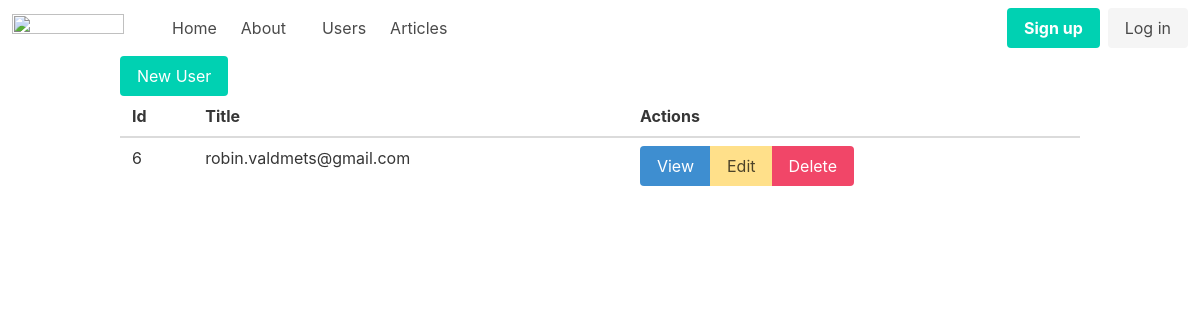
Before: /admin/users with the older database file.
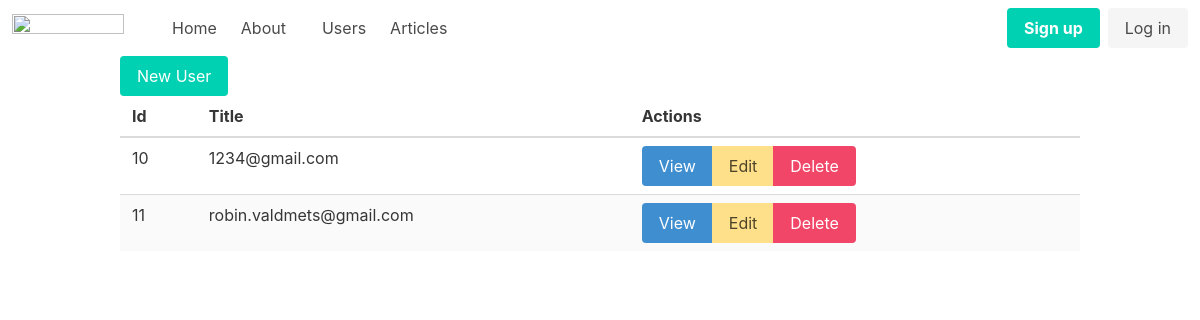
After: the same page with the newer database file.
### tables this page shows
CREATE TABLE users
(
    id       integer
        primary key autoincrement,
    email    text not null
        unique,
    password text not null
);

### helpers.php (called while the page is built, shortened)
<?php
function view($viewName, $vars = []){
    extract($vars);
    include __DIR__ . "/views/$viewName.php";
}

### src/Controllers/UserController.php (called while the page is built, shortened)
<?php
class UserController {
    public function index(){
        $users = User::all();
        view('users/index', compact('users'));
    }
}

### src/DB.php (called while the page is built, shortened)
<?php
class DB {
    private $conn;
    public function __construct(){
        try {
            $this->conn = new PDO("sqlite:db.sqlite");
            $this->conn->setAttribute(PDO::ATTR_ERRMODE, PDO::ERRMODE_EXCEPTION);
        } catch(PDOException $e) {
            echo "Connection failed: " . $e->getMessage();
        }
    }
    public function all($table, $class){
        $stmt = $this->conn->prepare("SELECT * FROM $table");
        $stmt->execute();
        return $stmt->fetchAll();
    }
}

### src/Models/Model.php (called while the page is built, shortened)
<?php
class Model {
    public static $table;
    public static function all(){
        $db = new DB();
        return $db -> all(static::$table, static::class);
    }
}

### views/users/index.php (the view)
<?php include __DIR__ . '/../partials/header.php' ?>
    <div class="container">
        <a href="/admin/users/new" class="button is-primary">New User</a>
        <table class="table is-striped is-fullwidth">
        <thead>
            <th>
                Id
            </th>
            <th>
                Title
            </th>
            <th>
                Actions
            </th>
        </thead>
                <tbody>
                    <?php foreach ($users as $user):?>
                    <tr>
                        <td><?=$user->id?></td>
                        <td><?=$user->email?></td>
                        <td>
                            <div class="buttons has-addons">
                                <a class="button is-info" href="/admin/users/view?id=<?=$user->id?>">View</a>
                                <a class="button is-warning" href="/admin/users/edit?id=<?=$user->id?>">Edit</a>
                                <a class="button is-danger" href="/admin/users/delete?id=<?=$user->id?>">Delete</a>
                            </div>
                        </td>
                    </tr>
                    <?php endforeach; ?>
                </tbody>
            </table>
    </div>
<?php include __DIR__ . '/../partials/footer.php' ?>

Changed rows visible on the page:
removed users: id "6", email "robin.valdmets@gmail.com"
added users: id "10", email "1234@gmail.com"
added users: id "11", email "robin.valdmets@gmail.com"
